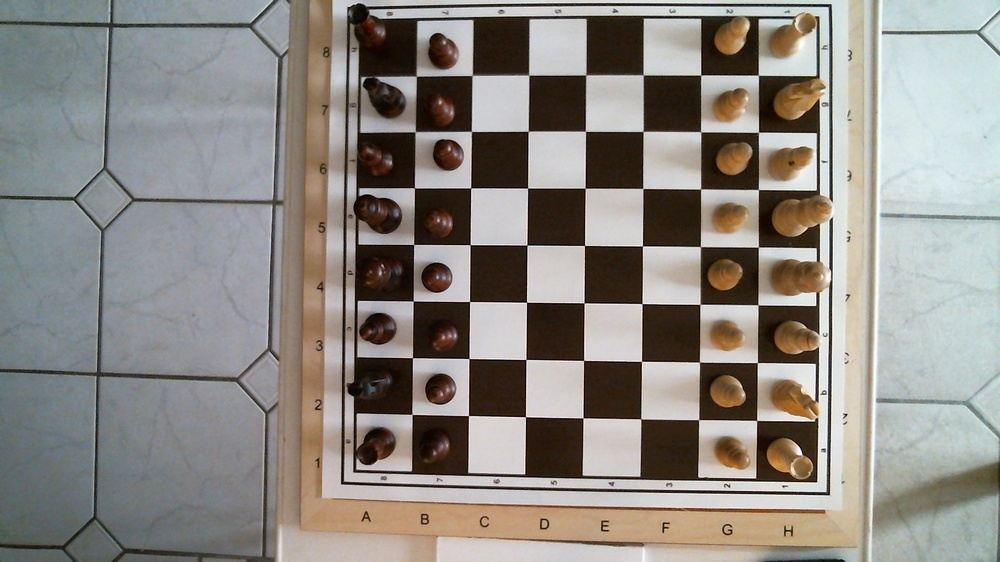
#> input picture testMedia/chessBoard013.jpg, 1000 x 562 px, shrunk from 1920 x 1080 before the run
$ python histogram2.py
#> lines starting #> are read from the running program, lines starting #| are printed output that depends on the picture
#> in main, image is the input picture: shape (562, 1000, 3); mean B, G, R 131.5, 137.1, 141.3
#!/usr/bin/python3
# part of https://github.com/WolfgangFahl/play-chess-with-a-webcam

'''
Created on 2019-11-29

@author: wf

see https://docs.opencv.org/master/d1/db7/tutorial_py_histogram_begins.html
'''
import sys
import cv2
from matplotlib import pyplot as plt
from timeit import default_timer as timer

class Histogram:
    """ Image Histogram """
    color = ('blue','green','red')

    def __init__(self,image):
        self.hist={}
        self.image=image
        self.rgb=cv2.cvtColor(self.image, cv2.COLOR_BGR2RGB)

        start=timer()
        for i in range(len(Histogram.color)):
            self.hist[i] = cv2.calcHist([image],[i],None,[256],[0,256])
#> after the loop, self.hist = 3 items
        end=timer()
        self.time=end-start

    def plot(self):
        fig,(ax1,ax2)=plt.subplots(1,2)
        fig.suptitle('color histogram', fontsize=20)
        ax1.imshow(self.rgb), ax1.axis('off')
        for i,col in enumerate(Histogram.color):
            ax2.plot(self.hist[i],color = col)
            #ax2.xlim([0,256])
        plt.show()
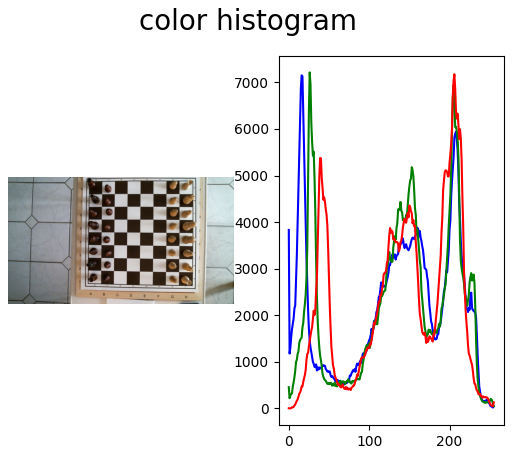
#> figure drawn by matplotlib, 2 panels; panel 2: curve peaks at x = 16, y = 7150; panel 2: curve peaks at x = 26, y = 7214; panel 2: curve peaks at x = 206, y = 7174

def main(argv):
    default_file = '../../testMedia/chessBoard013.jpg'
    filename = argv[0] if len(argv) > 0 else default_file
    image = cv2.imread(filename)
    #cv2.imshow('chessboard', image)
    # refresh
    #cv2.waitKey(10)
    h=Histogram(image)
    h.plot()

if __name__ == "__main__":
    main(sys.argv[1:])

$ run again, with testMedia/chessBoard001.jpg copied over testMedia/chessBoard013.jpg
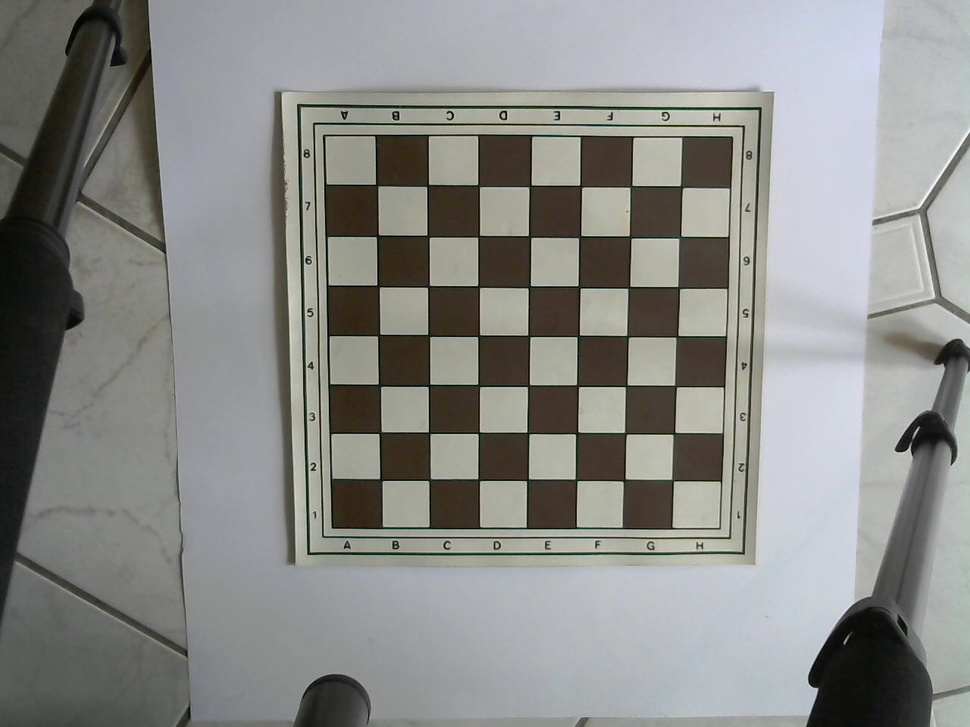
#> input picture testMedia/chessBoard001.jpg, 970 x 727 px, shrunk from 1280 x 960 before the run
#> in main, image is the input picture: shape (727, 970, 3); mean B, G, R 136, 138.5, 137.9
#> after the loop in __init__, `for i in range(len(Histogram.color)):`: self.hist = 3 items
#> in plot, `plt.show()`:
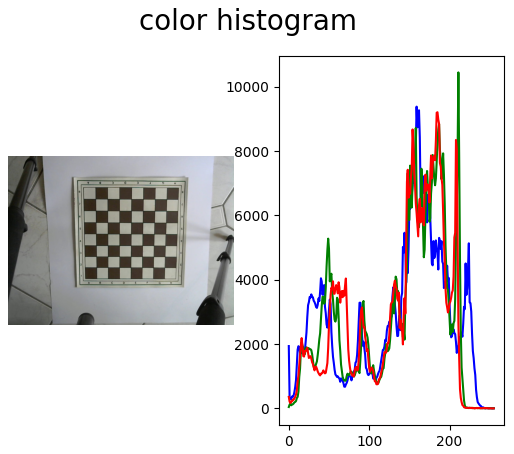
#> figure drawn by matplotlib, 2 panels; panel 2: curve peaks at x = 159, y = 9382; panel 2: curve peaks at x = 211, y = 10447; panel 2: curve peaks at x = 185, y = 9208

$ run again, with testMedia/chessBoard002.jpg copied over testMedia/chessBoard013.jpg
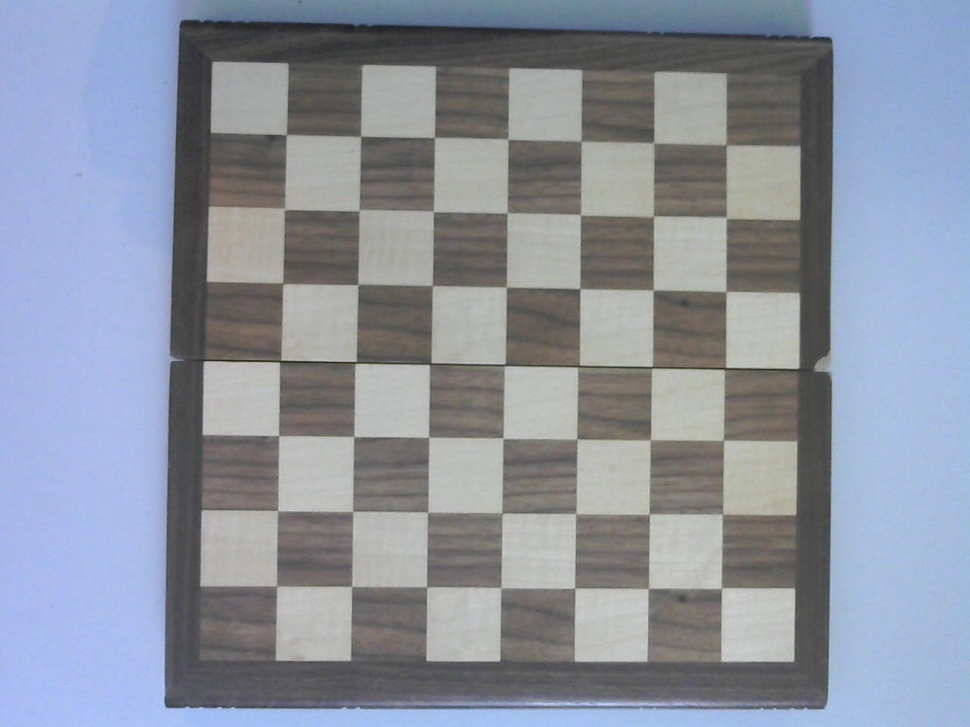
#> input picture testMedia/chessBoard002.jpg, 970 x 727 px, shrunk from 1280 x 960 before the run
#> in main, image is the input picture: shape (727, 970, 3); mean B, G, R 159.5, 146.6, 140
#> after the loop in __init__, `for i in range(len(Histogram.color)):`: self.hist = 3 items
#> in plot, `plt.show()`:
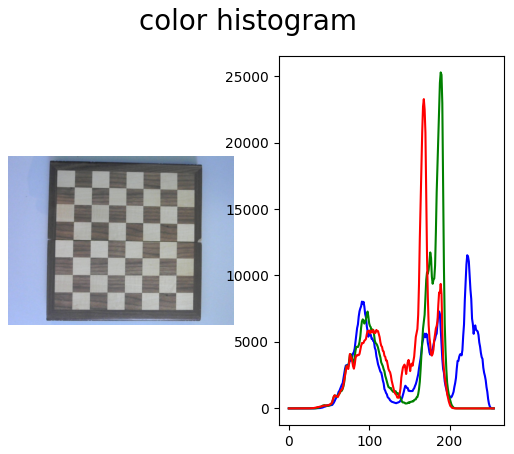
#> figure drawn by matplotlib, 2 panels; panel 2: curve peaks at x = 222, y = 11525; panel 2: curve peaks at x = 189, y = 25282; panel 2: curve peaks at x = 168, y = 23271

$ run again, with testMedia/chessBoard003.jpg copied over testMedia/chessBoard013.jpg
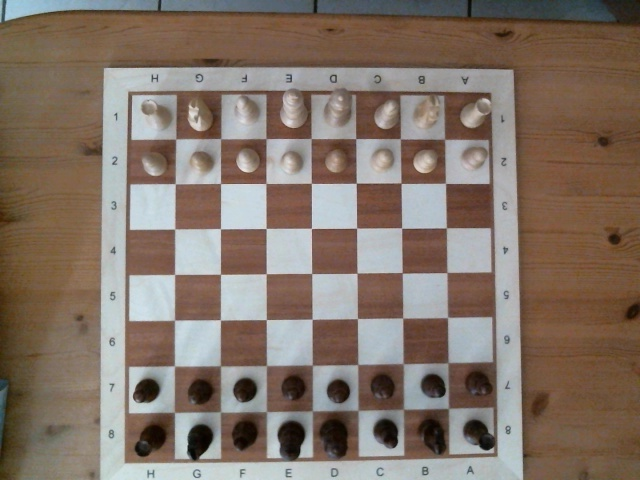
#> input picture testMedia/chessBoard003.jpg, 640 x 480 px
#> in main, image is the input picture: shape (480, 640, 3); mean B, G, R 104.3, 115.6, 130.6
#> after the loop in __init__, `for i in range(len(Histogram.color)):`: self.hist = 3 items
#> in plot, `plt.show()`:
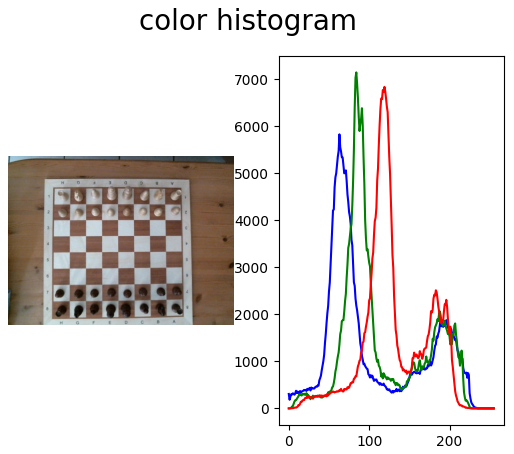
#> figure drawn by matplotlib, 2 panels; panel 2: curve peaks at x = 63, y = 5828; panel 2: curve peaks at x = 84, y = 7146; panel 2: curve peaks at x = 119, y = 6838
